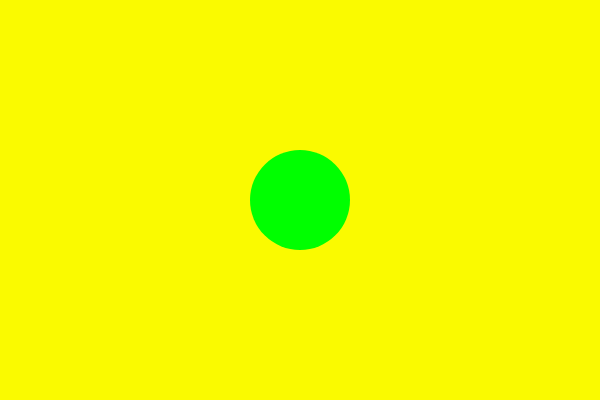
Frame 1 (no input)
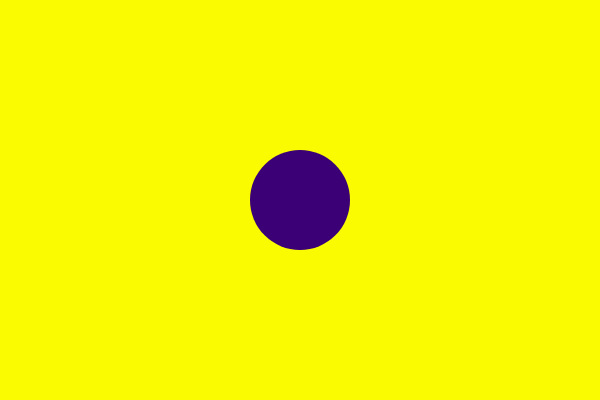
Frame 60 (no input)
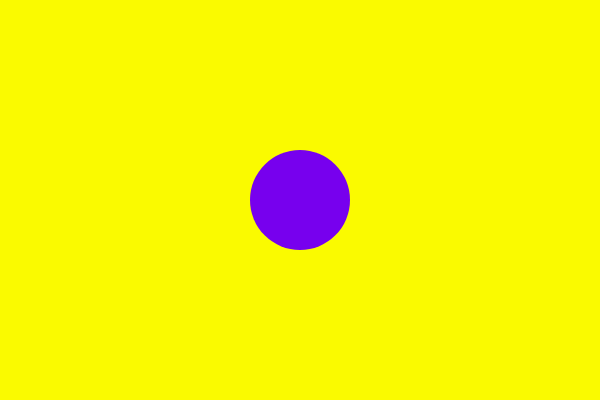
Frame 120 (the mouse pressed at the canvas centre since frame 60)

The p5.js sketch that drew these frames (run headless with seeded random() and noise() and a simulated clock; from frame 60 on, the mouse is pressed at the canvas centre):

// p5.js sketch
// ── sketch.js
// Example 2-14: animate color

var r = 0;

function setup() {
  createCanvas(600, 400);
  noStroke();
  frameRate(120);
}

function draw() {
  background(250, 250, 0);
  fill(r, 1/r, r*2);
  ellipse(width/2, height/2, 100, 100);

  // Increment variable r
  r++;
}
